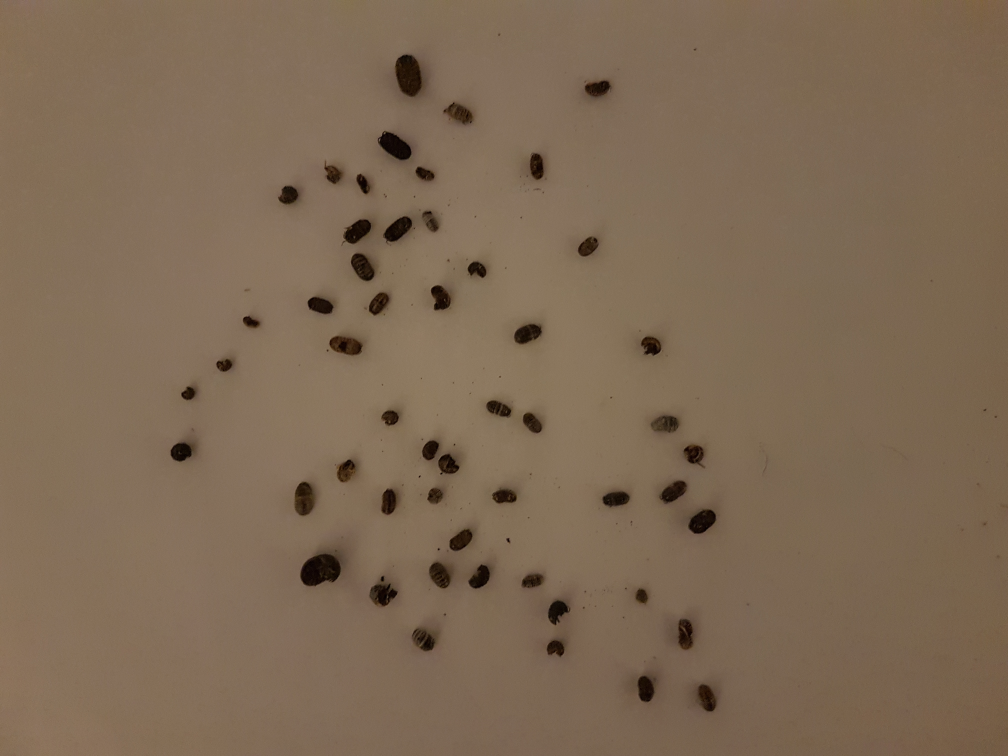
#> input picture p.jpg, 4032 x 3024 px (shown at 1/4 size)
$ python resize.py p.jpg   (older library calls are emulated)
#> lines starting #> are read from the running program, lines starting #| are printed output that depends on the picture
from PIL import Image,ImageEnhance as ie
import sys

img = Image.open(sys.argv[1])
#> img is the input picture: PIL image 4032x3024 RGB; mean R, G, B 126.3, 105.4, 83.8
w,h=img.size
#> w = 4032; h = 3024
img=img.rotate(270,expand=False)
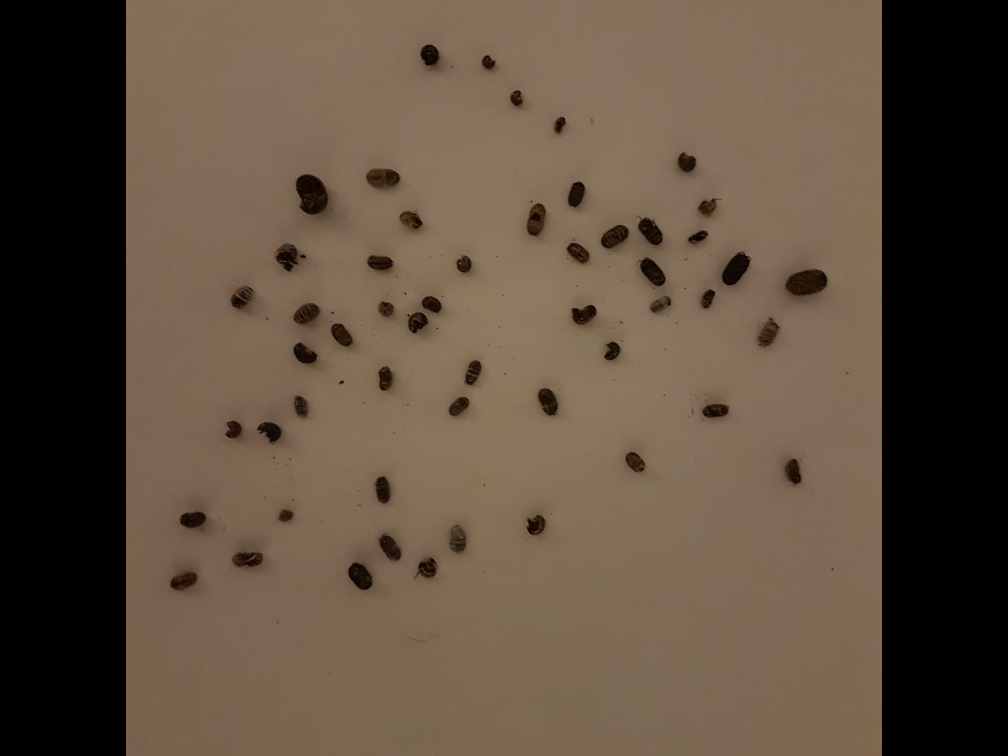
#> img: PIL image 4032x3024 RGB (shown at 1/4 size); mean R, G, B 94.4, 78.9, 63.1
img = img.resize((756,int(756*h/w)), Image.ANTIALIAS)
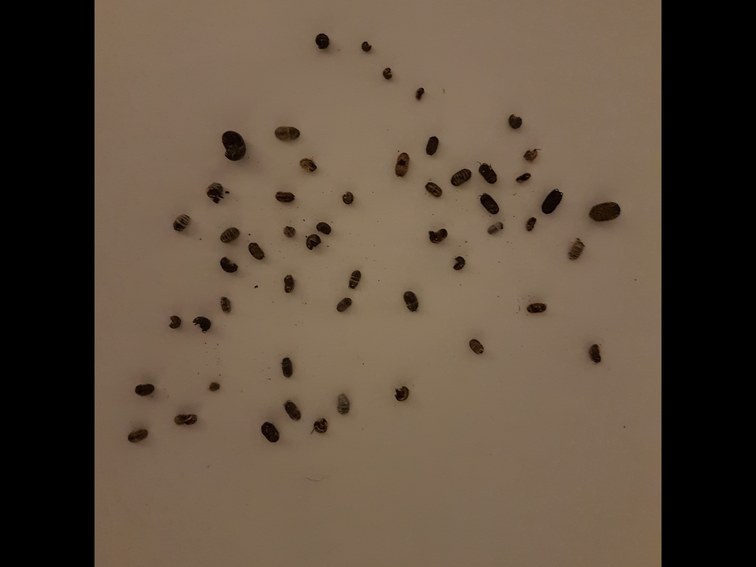
#> img: PIL image 756x567 RGB; mean R, G, B 94.4, 78.9, 63.1
img=ie.Brightness(img)
eimg=img.enhance(1.9)
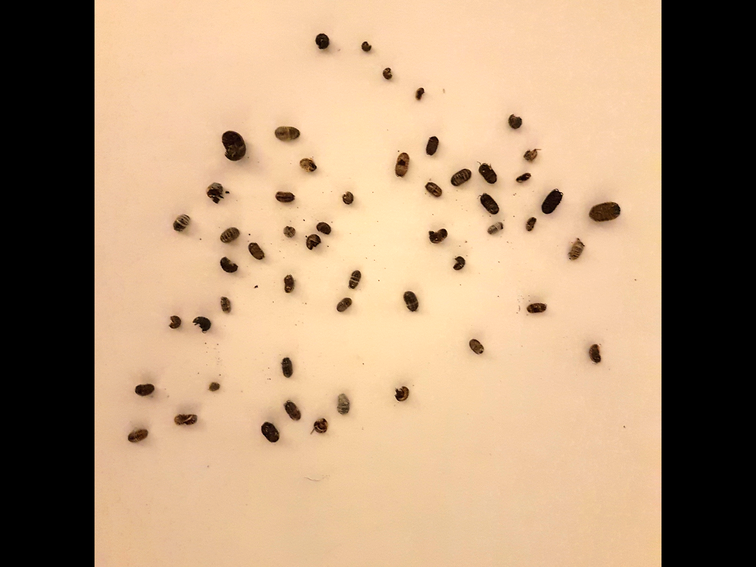
#> eimg: PIL image 756x567 RGB; mean R, G, B 178.4, 149.6, 119.5
eimg=eimg.crop((100,10,650,550))
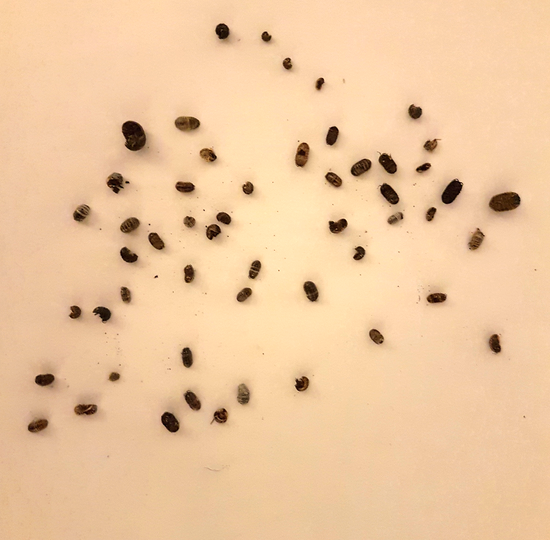
#> eimg: PIL image 550x540 RGB; mean R, G, B 237.6, 199.3, 159.2
eimg.save("p.png")
